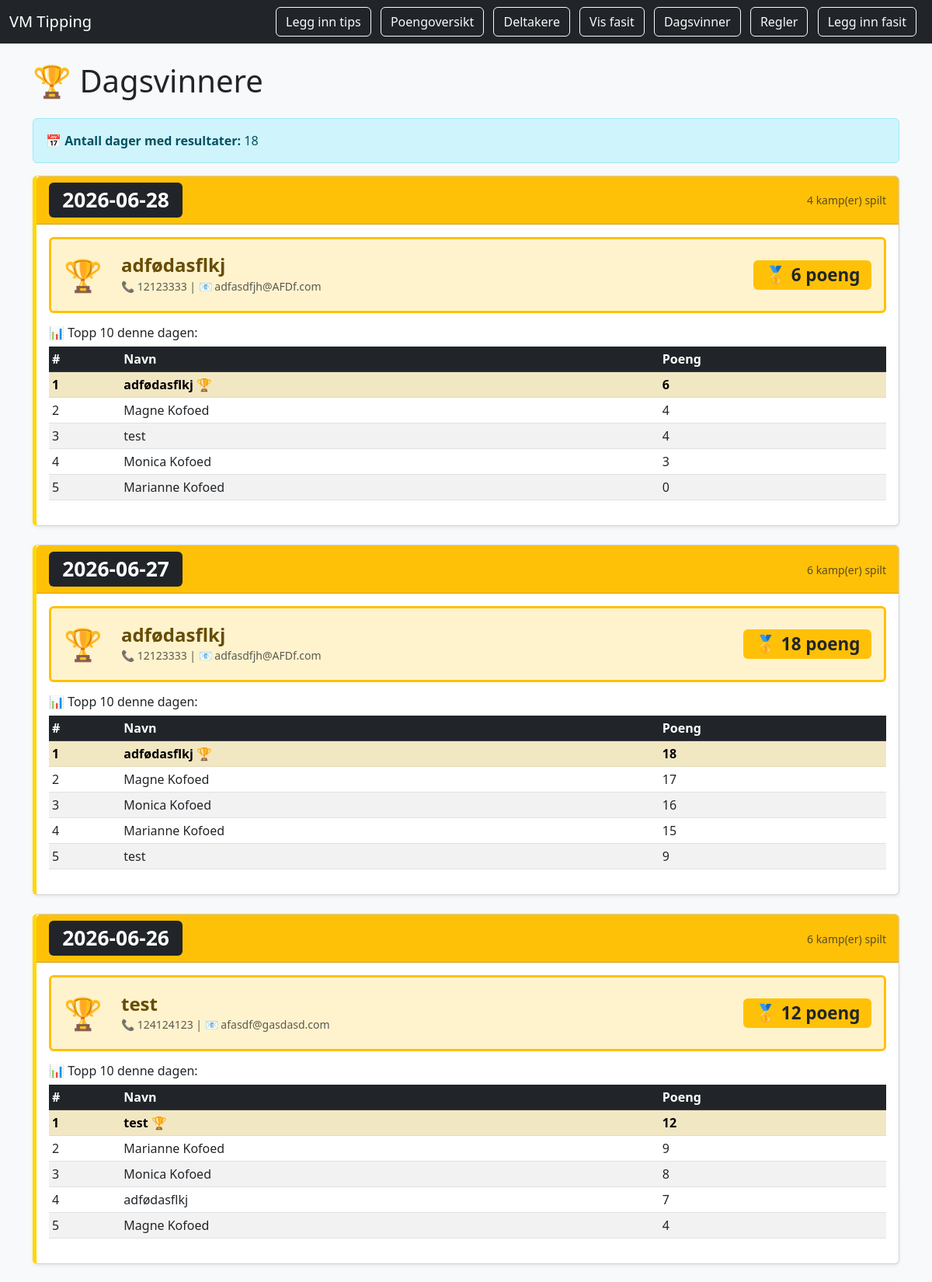
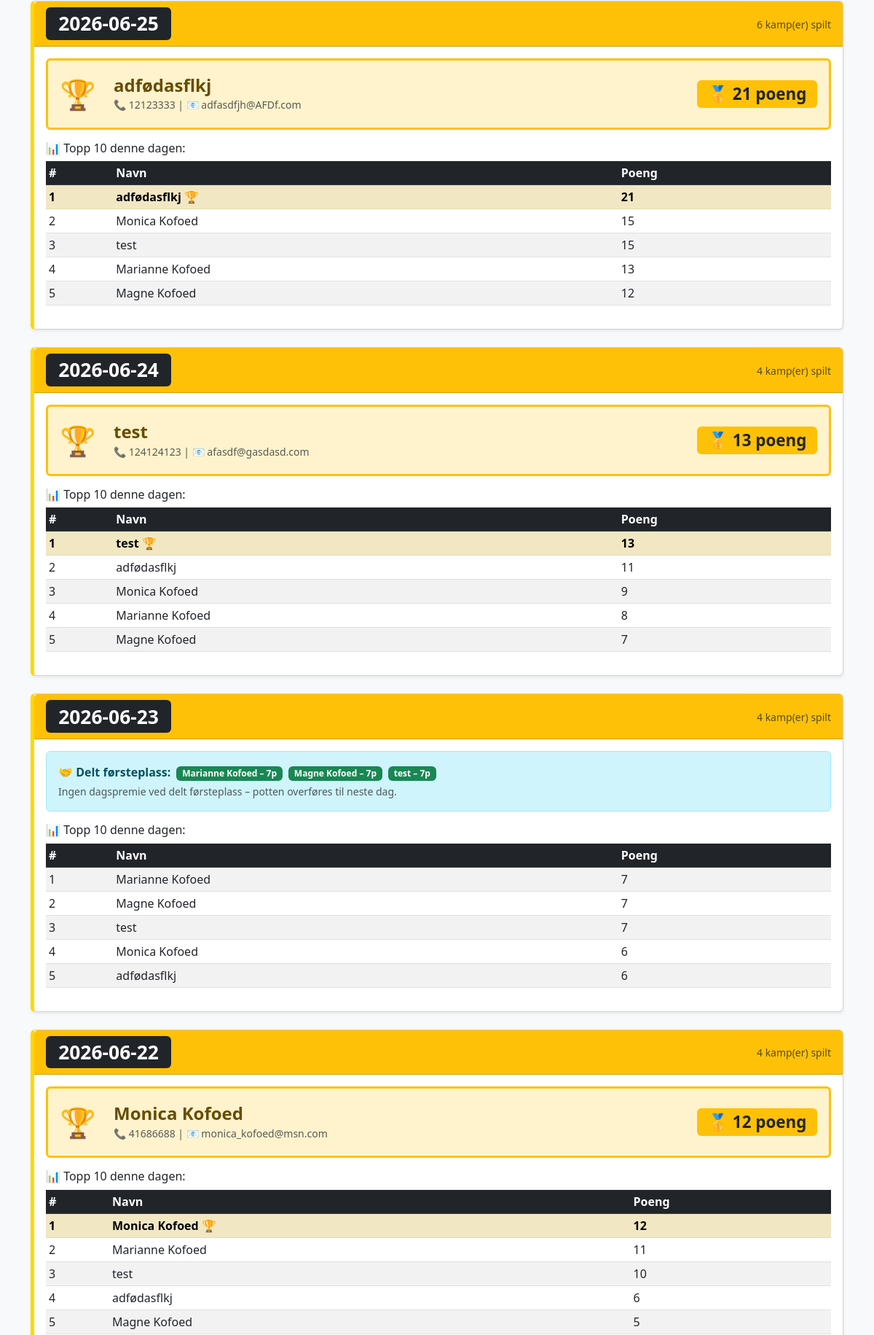
/dagsvinner (upper part), run on the app's committed database (2 pictures, top to bottom).
### tables this page shows
CREATE TABLE tips (
        id INTEGER PRIMARY KEY AUTOINCREMENT,
        navn TEXT,
        telefon TEXT,
        epost TEXT,
        kamp_id INTEGER,
        hjemmelag TEXT,
        bortelag TEXT,
        mål_hjemme INTEGER,
        mål_borte INTEGER,
        resultat TEXT
    );

### app.py (the view)
@app.route('/dagsvinner')
def dagsvinner():
    conn = sqlite3.connect(DB_FILE)
    c = conn.cursor()
    c.execute('SELECT DISTINCT dato FROM resultater WHERE dato IS NOT NULL ORDER BY dato DESC')
    datoer = [row[0] for row in c.fetchall()]
    dagsvinnere = []
    for dato in datoer:
        c.execute('SELECT kamp_id, mål_hjemme, mål_borte, resultat FROM resultater WHERE dato = ?', (dato,))
        dagens_kamper = {row[0]: {"mål_hjemme": row[1], "mål_borte": row[2], "resultat": row[3]} for row in c.fetchall()}
        if not dagens_kamper: continue
        c.execute('SELECT navn, telefon, epost, kamp_id, mål_hjemme, mål_borte, resultat FROM tips')
        bruker_poeng = {}
        for navn, telefon, epost, kid, mål_hjemme, mål_borte, resultat in c.fetchall():
            if kid in dagens_kamper:
                key = (navn, telefon, epost)
                if key not in bruker_poeng: bruker_poeng[key] = 0
                bruker_poeng[key] += beregn_poeng(mål_hjemme, mål_borte, resultat, dagens_kamper[kid])
        if bruker_poeng:
            max_poeng = max(bruker_poeng.values())
            sortert = sorted(bruker_poeng.items(), key=lambda x: x[1], reverse=True)
            topp10 = sortert[:10]
            vinnere = [(n, t, e, p) for (n, t, e), p in bruker_poeng.items() if p == max_poeng]
            dagsvinnere.append({'dato': dato, 'antall_kamper': len(dagens_kamper),
                                'vinnere': vinnere, 'max_poeng': max_poeng, 'topp10': topp10})
    conn.close()
    return render_template('dagsvinner.html', dagsvinnere=dagsvinnere)

### app.py (called while the page is built)
@app.context_processor
def inject_tipping_stengt():
    return {'tipping_stengt': datetime.now() >= stengt_tidspunkt}

def beregn_poeng(mål_hjemme, mål_borte, resultat, res):
    poeng = 0
    if resultat == res['resultat']: poeng += 2
    if int(mål_hjemme) == res['mål_hjemme']: poeng += 1
    if int(mål_borte) == res['mål_borte']: poeng += 1
    if int(mål_hjemme) == res['mål_hjemme'] and int(mål_borte) == res['mål_borte']:
        poeng = 5
    return poeng

### templates/dagsvinner.html (shortened to what this page needs)
<!DOCTYPE html>
<html lang="no">
<head>
    <link href="https://cdn.jsdelivr.net/npm/bootstrap@5.3.0/dist/css/bootstrap.min.css" rel="stylesheet">
</head>
<body class="bg-light">
<nav class="navbar navbar-expand-lg navbar-dark bg-dark mb-4">
    <div class="container-fluid">
        <a class="navbar-brand" href="/">VM Tipping</a>
        <div>
            {% if tipping_stengt %}
            <span class="btn btn-outline-secondary me-2 disabled" style="opacity:0.5; cursor:not-allowed;">⛔ Tipping stengt</span>
            {% else %}
            <a class="btn btn-outline-light me-2" href="/tips">Legg inn tips</a>
            {% endif %}
            <a class="btn btn-outline-light me-2" href="/poeng">Poengoversikt</a>
            <a class="btn btn-outline-light me-2" href="/deltakere">Deltakere</a>
            <a class="btn btn-outline-light me-2" href="/fasit">Vis fasit</a>
            <a class="btn btn-outline-light me-2" href="/dagsvinner">Dagsvinner</a>
            <a class="btn btn-outline-light me-2" href="/regler">Regler</a>
            <a class="btn btn-outline-light me-2" href="/resultater">Legg inn fasit</a>
        </div>
    </div>
</nav>
<div class="container">
    <h1 class="mb-4">🏆 Dagsvinnere</h1>
    {% if dagsvinnere %}
        <div class="alert alert-info">
            <strong>📅 Antall dager med resultater:</strong> {{ dagsvinnere|length }}
        </div>
        {% for dag in dagsvinnere %}
        <div class="card winner-card shadow-sm mb-4">
            <div class="card-header bg-warning">
                <div class="row align-items-center">
                    <div class="col-md-8">
                        <h4 class="mb-0">
                            <span class="badge bg-dark date-badge">{{ dag.dato }}</span>
                        </h4>
                    </div>
                    <div class="col-md-4 text-end">
                        <small class="text-muted">{{ dag.antall_kamper }} kamp(er) spilt</small>
                    </div>
                </div>
            </div>
            <div class="card-body">
                {% set kun_en_vinner = dag.vinnere|length == 1 %}
                {% if kun_en_vinner %}
                <div class="alert alert-warning border-warning mb-3" style="border-width:3px!important;">
                    <div class="row align-items-center">
                        <div class="col-auto">
                            <span style="font-size:2.5em;">🏆</span>
                        </div>
                        <div class="col">
                            <h4 class="mb-0 fw-bold">{{ dag.vinnere[0][0] }}</h4>
                            <small class="text-muted">📞 {{ dag.vinnere[0][1] }} | 📧 {{ dag.vinnere[0][2] }}</small>
                        </div>
                        <div class="col-auto">
                            <span class="badge bg-warning text-dark" style="font-size:1.4em;">
                                🥇 {{ dag.vinnere[0][3] }} poeng
                            </span>
                        </div>
                    </div>
                </div>
                {% else %}
                <div class="alert alert-info mb-3">
                    <strong>🤝 Delt førsteplass:</strong>
                    {% for v in dag.vinnere %}
                    <span class="badge bg-success ms-1">{{ v[0] }} – {{ v[3] }}p</span>
                    {% endfor %}
                    <small class="d-block mt-1 text-muted">Ingen dagspremie ved delt førsteplass – potten overføres til neste dag.</small>
                </div>
                {% endif %}
                <h6 class="mt-3">📊 Topp 10 denne dagen:</h6>
                <table class="table table-sm table-striped">
                    <thead class="table-dark">
                        <tr><th>#</th><th>Navn</th><th>Poeng</th></tr>
                    </thead>
                    <tbody>
                        {% for (navn, tlf, epost), poeng in dag.topp10 %}
                        <tr {% if kun_en_vinner and navn == dag.vinnere[0][0] %}class="table-warning fw-bold"{% endif %}>
                            <td>{{ loop.index }}</td>
                            <td>{{ navn }}{% if kun_en_vinner and loop.index == 1 %} 🏆{% endif %}</td>
                            <td>{{ poeng }}</td>
                        </tr>
                        {% endfor %}
                    </tbody>
                </table>
            </div>
        </div>
        {% endfor %}
    {% else %}
        <div class="alert alert-warning">
            <h4>⚠️ Ingen dagsvinnere ennå</h4>
            <p>Det er ikke registrert noen kampresultater med dato ennå.</p>
            <a href="/resultater" class="btn btn-primary">Legg inn fasit med dato</a>
        </div>
    {% endif %}
</div>
</body>
</html>

### templates/dagsvinner.html (style rules this page uses)
.winner-card { transition: transform 0.2s; border-left: 5px solid #ffd700; }
.date-badge { font-size: 1.1em; }

### data on the page
tips: navn "adfødasflkj", telefon "12123333", epost "adfasdfjh@AFDf.com", topp10 "adfødasflkj"
tips: topp10 "Magne Kofoed"
tips: topp10 "test"
tips: topp10 "Monica Kofoed"
tips: topp10 "Marianne Kofoed"
tips: navn "adfødasflkj", telefon "12123333", epost "adfasdfjh@AFDf.com", topp10 "adfødasflkj"
tips: topp10 "Magne Kofoed"
tips: topp10 "Monica Kofoed"
tips: topp10 "Marianne Kofoed"
tips: topp10 "test"
tips: navn "test", telefon "124124123", epost "afasdf@gasdasd.com", topp10 "test"
tips: topp10 "Marianne Kofoed"
tips: topp10 "Monica Kofoed"
tips: topp10 "adfødasflkj"
tips: topp10 "Magne Kofoed"
tips: navn "adfødasflkj", telefon "12123333", epost "adfasdfjh@AFDf.com", topp10 "adfødasflkj"
tips: topp10 "Monica Kofoed"
tips: topp10 "test"
tips: topp10 "Marianne Kofoed"
tips: topp10 "Magne Kofoed"
tips: navn "test", telefon "124124123", epost "afasdf@gasdasd.com", topp10 "test"
tips: topp10 "adfødasflkj"
tips: topp10 "Monica Kofoed"
tips: topp10 "Marianne Kofoed"
tips: topp10 "Magne Kofoed"
tips: navn "Marianne Kofoed", v "7", topp10 "Marianne Kofoed"
tips: navn "Magne Kofoed", v "7", topp10 "Magne Kofoed"
tips: navn "test", v "7", topp10 "test"
tips: topp10 "Monica Kofoed"
tips: topp10 "adfødasflkj"
tips: navn "Monica Kofoed", telefon "41686688", epost "monica_kofoed@msn.com", topp10 "Monica Kofoed"
tips: topp10 "Marianne Kofoed"
tips: topp10 "test"
tips: topp10 "adfødasflkj"
tips: topp10 "Magne Kofoed"

### other printed values
{{ dagsvinnere|length }} "18"
{{ dag.dato }} "2026-06-28" "2026-06-27" "2026-06-26" "2026-06-25" "2026-06-24" "2026-06-23" "2026-06-22"
{{ dag.antall_kamper }} "4" "6" "6" "6" "4" "4" "4"
{{ dag.vinnere[0][3] }} "6" "18" "12" "21" "13" "12"
{{ poeng }} "6" "4" "4" "3" "0" "18" "17" "16" "15" "9" "12" "9" "8" "7" "4" "21" "15" "15" "13" "12" "13" "11" "9" "8" "7" "7" "7" "7" "6" "6" "12" "11" "10" "6" "5"
